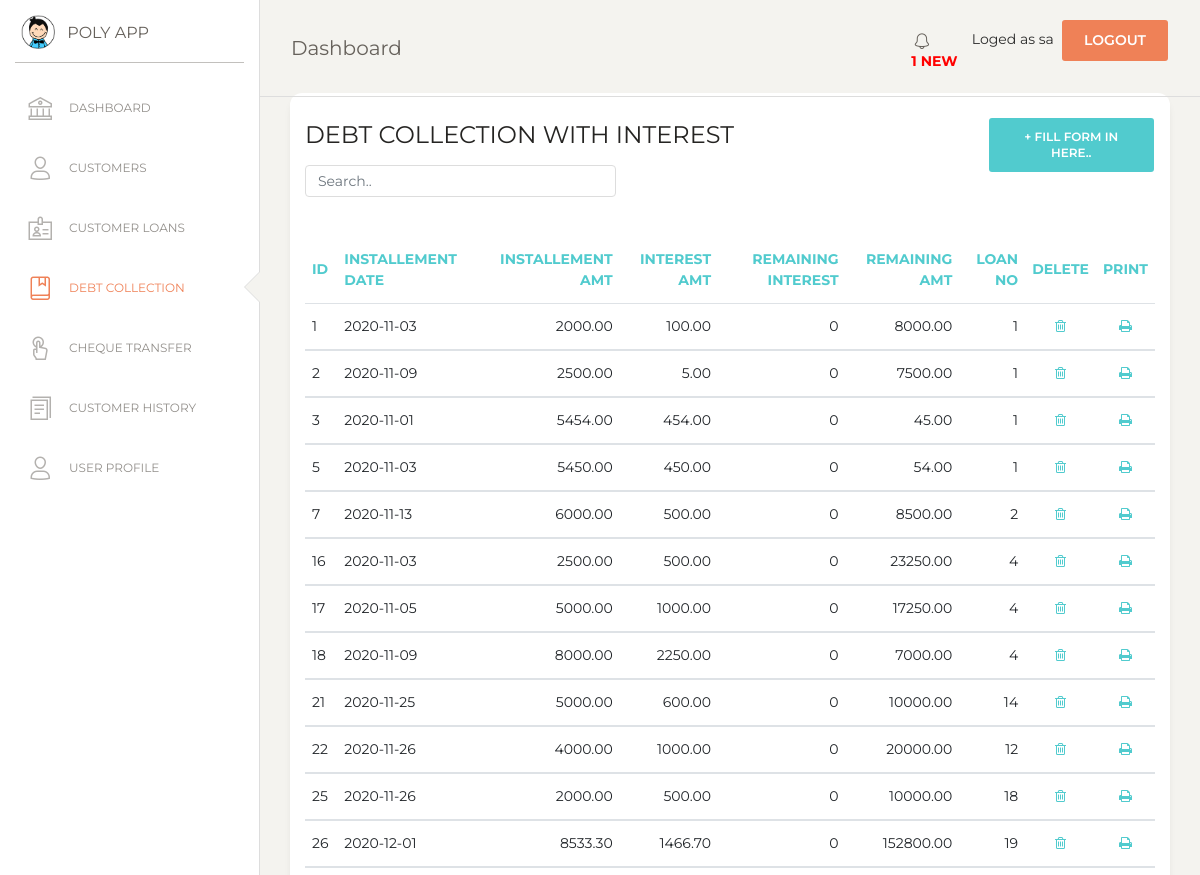
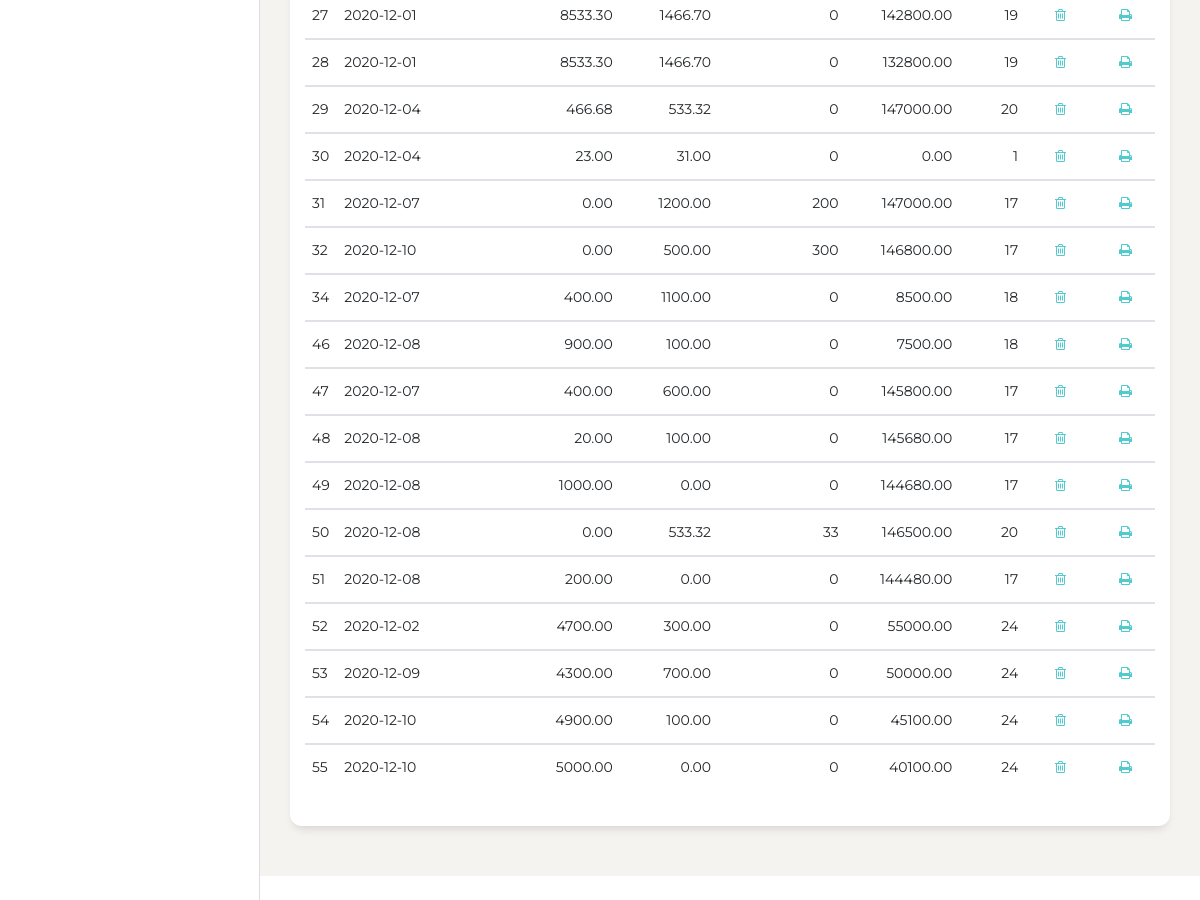
The page /debt_collection.php (signed in) on the database its author committed (2 pictures, top to bottom).
### tables this page shows
CREATE TABLE `loan_installement` (
  `id` int(7) NOT NULL,
  `li_date` date NOT NULL,
  `installement_amt` double(10,2) NOT NULL,
  `interest_amt` double(10,2) NOT NULL,
  `remaining_int_amt` decimal(10,0) NOT NULL DEFAULT '0',
  `remaining_amt` double(10,2) NOT NULL,
  `loan_no` int(7) NOT NULL
);

### debt_collection.php (the view, shortened to what this page needs)
<?php
if (!isset($_SESSION['loged_user'])) {
    header('location: login.php');
}else {
$con = mysqli_connect(DB_HOSTNAME,DB_USERNAME,DB_PASSWORD);
mysqli_select_db($con,DB_NAME);
?>
<!DOCTYPE html>
<html lang="en">
<head>
  <link href="https://maxcdn.bootstrapcdn.com/font-awesome/latest/css/font-awesome.min.css" rel="stylesheet">
  <link href="assets/css/bootstrap.min.css" rel="stylesheet" />
  <link href="assets/css/paper-dashboard.css?v=2.0.1" rel="stylesheet" />
  <link href="assets/demo/demo.css" rel="stylesheet" />
</head>
<body class="">
  <div class="wrapper ">
    <div class="sidebar" data-color="white" data-active-color="danger">
      <div class="logo">
        <a href="#" class="simple-text logo-mini">
          <div class="logo-image-small">
            <img src="assets/img/logo-small.png">
          </div>
        </a>
        <a href="#" class="simple-text logo-normal">
          POLY APP
        </a>
      </div>
      <div class="sidebar-wrapper">
        <ul class="nav">
          <li>
            <a href="index">
              <i class="nc-icon nc-bank"></i>
              <p>DASHBOARD</p>
            </a>
          </li>
          <li>
            <a href="customer">
              <i class="nc-icon nc-single-02"></i>
              <p>CUSTOMERS</p>
            </a>
          </li>
          <li class="">
            <a href="customer_loan">
              <i class="nc-icon nc-badge"></i>
              <p>CUSTOMER LOANS</p>
            </a>
          </li>
          <li class="active">
            <a href="debt_collection">
              <i class="nc-icon nc-book-bookmark"></i>
              <p>DEBT COLLECTION</p>
            </a>
          </li>
          <li>
            <a href="cheque_transfer">
              <i class="nc-icon nc-tap-01"></i>
              <p>CHEQUE TRANSFER</p>
            </a>
          </li>
          <li>
            <a href="report">
              <i class="nc-icon nc-single-copy-04"></i>
              <p>CUSTOMER HISTORY</p>
            </a>
          </li>
          <li>
            <a href="user">
              <i class="nc-icon nc-single-02"></i>
              <p>USER PROFILE</p>
            </a>
          </li>
        </ul>
      </div>
    </div>
    <div class="main-panel">
      <?php include('include/nav.php');  ?>
      <div class="content">
      <div class="row">
          <div class="col-md-12">
            <div class="card">
              <div class="row">
              <div class="col-md-9">
              <div class="card-header">
                <h4 class="card-title"> DEBT COLLECTION WITH INTEREST</h4>
                <input class="form-control myInput" id="myInput" type="text" placeholder="Search..">
              </div>
              </div>
              <div class="col-md-3">
                <div class="card-header">
                  <button type="button" class="btn btn-primary add-btn" data-toggle="modal" data-target="#Form1">+ Fill Form in here..
                  </button>
                </div>
              </div>
              </div>
              <div class="card-body">
            </div>
              <div class="card-body">
                <div class="table-responsive">
                  <table class="table" id="myTable">
                  	<thead class="text-primary">
                  	  <th>                    ID 				        </th>
                      <th>                    Installement Date </th>
                      <th class="text-right"> Installement amt 	</th>
                      <th class="text-right"> Interest amt 		  </th>
                      <th class="text-right"> Remaining interest</th>
                      <th class="text-right"> Remaining amt     </th>
                      <th class="text-right"> Loan no 			    </th>
                      <th class="text-center">Delete 			      </th>
                      <th class="text-center">Print 			      </th>
                    </thead>
                    <tbody>
                      <?php
                      $sql="SELECT * FROM loan_installement";
                      $result = mysqli_query($con,$sql);
                      $numRows = mysqli_num_rows($result);
                      if($numRows > 0) {
                        while($row = mysqli_fetch_assoc($result)) {
                        	?>
                            <tr>
                            <td>                      <?php echo $row['id']  ?>              </td>
                            <td>                      <?php echo $row['li_date']  ?>         </td>
                            <td class="text-right">   <?php echo $row['installement_amt']?>  </td>
                            <td class="text-right">   <?php echo $row['interest_amt'] ?>     </td>
                            <td class="text-right">   <?php echo $row['remaining_int_amt']?> </td>
                            <td class="text-right">   <?php echo $row['remaining_amt'] ?>    </td>
                            <td class="text-right">   <?php echo $row['loan_no']  ?>         </td>
                          	<td class="text-center">
                            	<a href="#" onclick="confirmation('event','<?php echo $row['id']; ?>')" name="delete">
                            	<i class="fa fa-trash-o" aria-hidden="true"></i></a>
                          	</td>
                            <td class="text-center">
                            	<a href="#" onclick="printView(<?php echo $row['id']; ?>)" name="print">
                              <i class="fa fa-print" aria-hidden="true"></i></a>
                          	</td>
                           </tr>
                           </tbody>
                     <?php
                        }
                      }
                     ?>
                  </table>
                </div>
              </div>
              </div>
              </div>
            </div>
          </div>
          </div>
        </div>
       <?php include('include/footer.php');  ?>
</body>
</html>
<?php
}
?>

### assets/demo/demo.css (style rules this page uses)
.add-btn { float: right !important; }
.myInput { width: 50% !important; }

### rows shown on the page
loan_installement: id "1", li_date "2020-11-03", installement_amt "2000.00", interest_amt "100.00", remaining_int_amt "0", remaining_amt "8000.00", loan_no "1"
loan_installement: id "2", li_date "2020-11-09", installement_amt "2500.00", interest_amt "5.00", remaining_int_amt "0", remaining_amt "7500.00", loan_no "1"
loan_installement: id "3", li_date "2020-11-01", installement_amt "5454.00", interest_amt "454.00", remaining_int_amt "0", remaining_amt "45.00", loan_no "1"
loan_installement: id "5", li_date "2020-11-03", installement_amt "5450.00", interest_amt "450.00", remaining_int_amt "0", remaining_amt "54.00", loan_no "1"
loan_installement: id "7", li_date "2020-11-13", installement_amt "6000.00", interest_amt "500.00", remaining_int_amt "0", remaining_amt "8500.00", loan_no "2"
loan_installement: id "16", li_date "2020-11-03", installement_amt "2500.00", interest_amt "500.00", remaining_int_amt "0", remaining_amt "23250.00", loan_no "4"
loan_installement: id "17", li_date "2020-11-05", installement_amt "5000.00", interest_amt "1000.00", remaining_int_amt "0", remaining_amt "17250.00", loan_no "4"
loan_installement: id "18", li_date "2020-11-09", installement_amt "8000.00", interest_amt "2250.00", remaining_int_amt "0", remaining_amt "7000.00", loan_no "4"
loan_installement: id "21", li_date "2020-11-25", installement_amt "5000.00", interest_amt "600.00", remaining_int_amt "0", remaining_amt "10000.00", loan_no "14"
loan_installement: id "22", li_date "2020-11-26", installement_amt "4000.00", interest_amt "1000.00", remaining_int_amt "0", remaining_amt "20000.00", loan_no "12"
loan_installement: id "25", li_date "2020-11-26", installement_amt "2000.00", interest_amt "500.00", remaining_int_amt "0", remaining_amt "10000.00", loan_no "18"
loan_installement: id "26", li_date "2020-12-01", installement_amt "8533.30", interest_amt "1466.70", remaining_int_amt "0", remaining_amt "152800.00", loan_no "19"
loan_installement: id "27", li_date "2020-12-01", installement_amt "8533.30", interest_amt "1466.70", remaining_int_amt "0", remaining_amt "142800.00", loan_no "19"
loan_installement: id "28", li_date "2020-12-01", installement_amt "8533.30", interest_amt "1466.70", remaining_int_amt "0", remaining_amt "132800.00", loan_no "19"
loan_installement: id "29", li_date "2020-12-04", installement_amt "466.68", interest_amt "533.32", remaining_int_amt "0", remaining_amt "147000.00", loan_no "20"
loan_installement: id "30", li_date "2020-12-04", installement_amt "23.00", interest_amt "31.00", remaining_int_amt "0", remaining_amt "0.00", loan_no "1"
loan_installement: id "31", li_date "2020-12-07", installement_amt "0.00", interest_amt "1200.00", remaining_int_amt "200", remaining_amt "147000.00", loan_no "17"
loan_installement: id "32", li_date "2020-12-10", installement_amt "0.00", interest_amt "500.00", remaining_int_amt "300", remaining_amt "146800.00", loan_no "17"
loan_installement: id "34", li_date "2020-12-07", installement_amt "400.00", interest_amt "1100.00", remaining_int_amt "0", remaining_amt "8500.00", loan_no "18"
loan_installement: id "46", li_date "2020-12-08", installement_amt "900.00", interest_amt "100.00", remaining_int_amt "0", remaining_amt "7500.00", loan_no "18"
loan_installement: id "47", li_date "2020-12-07", installement_amt "400.00", interest_amt "600.00", remaining_int_amt "0", remaining_amt "145800.00", loan_no "17"
loan_installement: id "48", li_date "2020-12-08", installement_amt "20.00", interest_amt "100.00", remaining_int_amt "0", remaining_amt "145680.00", loan_no "17"
loan_installement: id "49", li_date "2020-12-08", installement_amt "1000.00", interest_amt "0.00", remaining_int_amt "0", remaining_amt "144680.00", loan_no "17"
loan_installement: id "50", li_date "2020-12-08", installement_amt "0.00", interest_amt "533.32", remaining_int_amt "33", remaining_amt "146500.00", loan_no "20"
loan_installement: id "51", li_date "2020-12-08", installement_amt "200.00", interest_amt "0.00", remaining_int_amt "0", remaining_amt "144480.00", loan_no "17"
loan_installement: id "52", li_date "2020-12-02", installement_amt "4700.00", interest_amt "300.00", remaining_int_amt "0", remaining_amt "55000.00", loan_no "24"
loan_installement: id "53", li_date "2020-12-09", installement_amt "4300.00", interest_amt "700.00", remaining_int_amt "0", remaining_amt "50000.00", loan_no "24"
loan_installement: id "54", li_date "2020-12-10", installement_amt "4900.00", interest_amt "100.00", remaining_int_amt "0", remaining_amt "45100.00", loan_no "24"
loan_installement: id "55", li_date "2020-12-10", installement_amt "5000.00", interest_amt "0.00", remaining_int_amt "0", remaining_amt "40100.00", loan_no "24"

### other values the page prints
$numRows "1"
$_SESSION['loged_user'] "sa"
